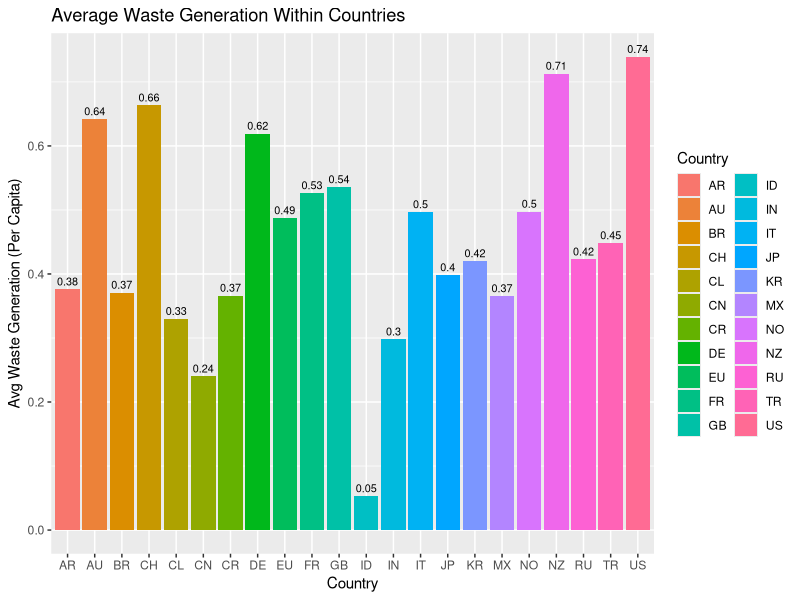

The R script that drew this image:
library(dplyr)
library(ggplot2)
library(readxl)

# This is the Climate Action Tracker (CAT) file
# Used to calculate average waste generation per capita

# Question of interest: Which country has generated the most waste, 
# contributing the most to climate change in terms of waste generation?

# Get dataframe
cat_df <- read_excel("../data/CAT-Decarbonisation-Indicators.AllData.260919.xlsx",
                     sheet = "RawData")

# Create a new data frame grouping by country, filtering by waste, and 
# taking average of generated waste per country
updated_df <- cat_df %>%
  select(Indicator, Country, Value) %>%
  filter(Indicator == "Waste generation (per capita)") %>%
  group_by(Country) %>%
  summarize(
    Average_Waste_Generation = mean(Value)
  )

# Create bar chart to show waste generation by country
p <- ggplot(updated_df, mapping = aes(fill = Country, x = Country,
                                      y = Average_Waste_Generation))
p <- p + geom_text(aes(label = round(Average_Waste_Generation, digits = 2)),
                  vjust = -0.5, position = position_dodge(0.9), size = 2.75)
p <- p +  geom_bar(position = "stack",
                   stat = "identity")
p <- p + ggtitle("Average Waste Generation Within Countries")
p <- p + ylab("Avg Waste Generation (Per Capita)")